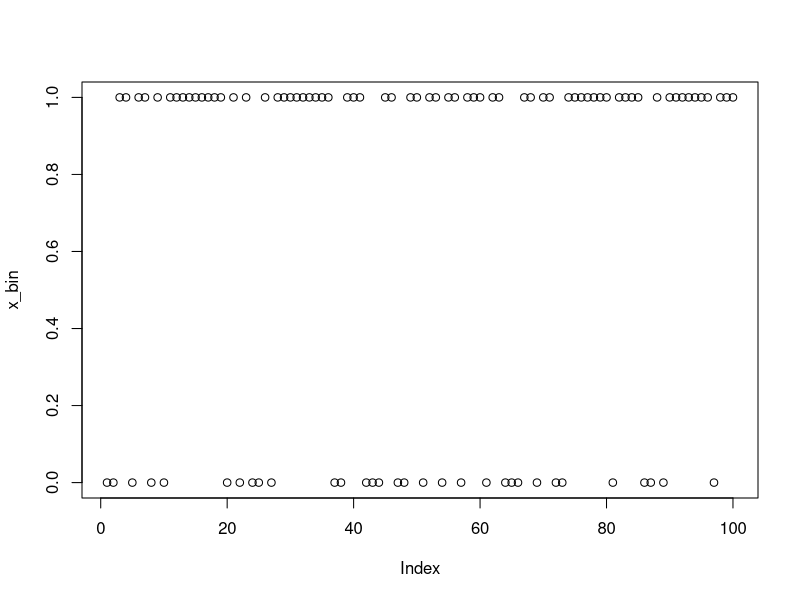
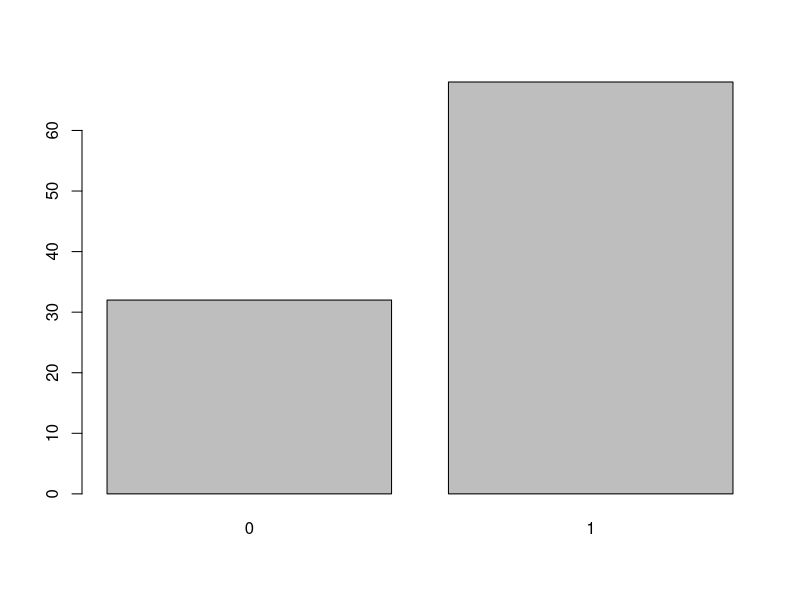
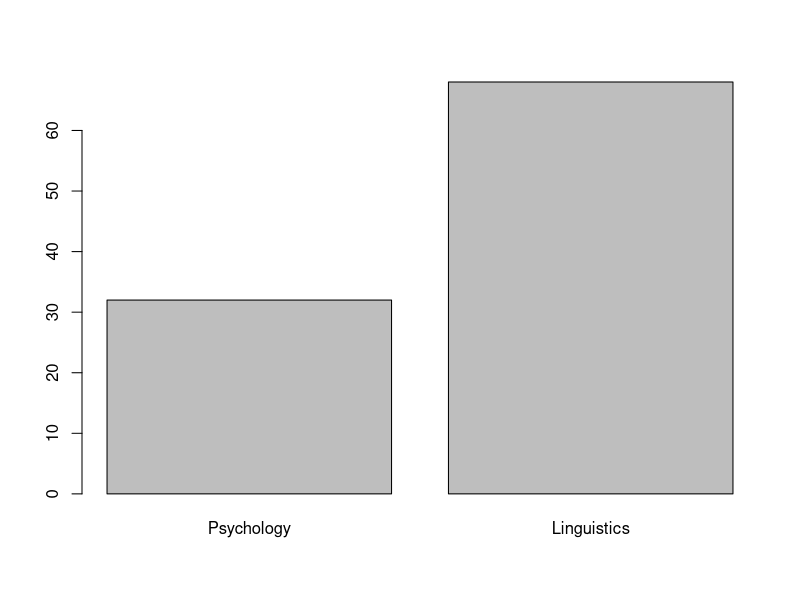
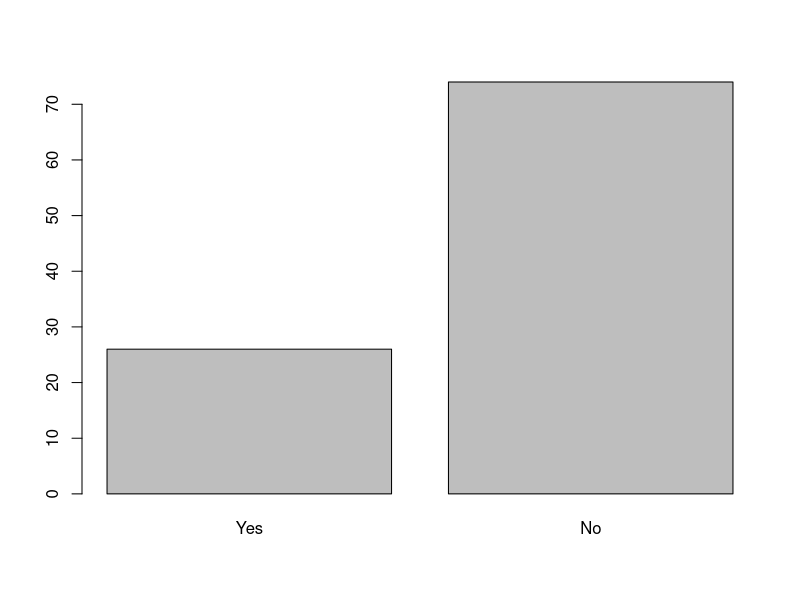
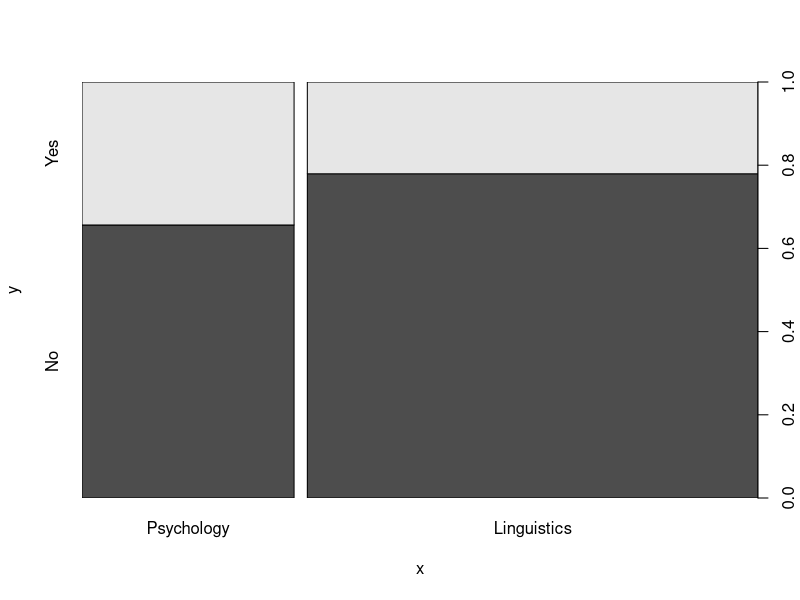
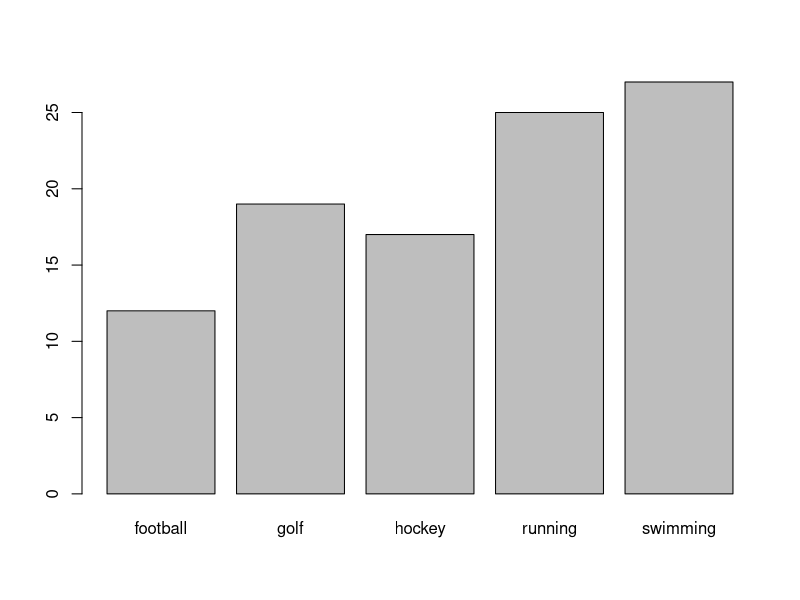
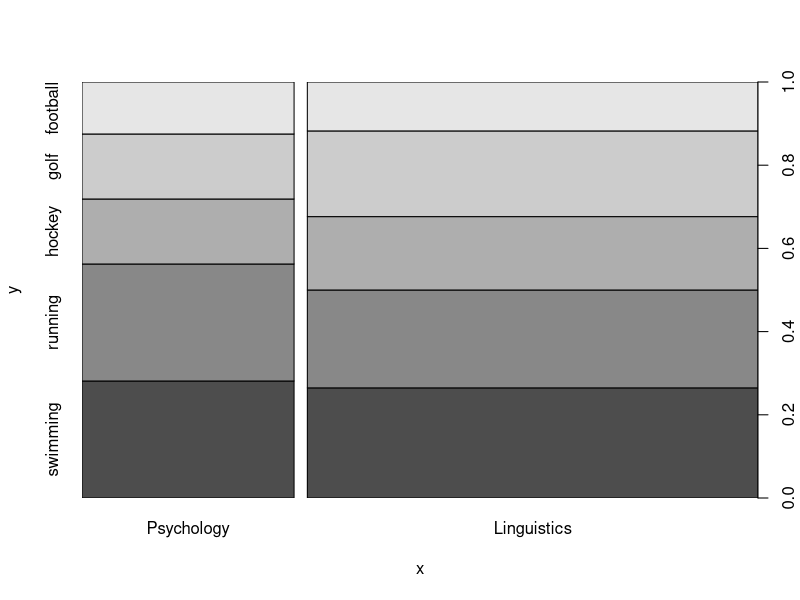
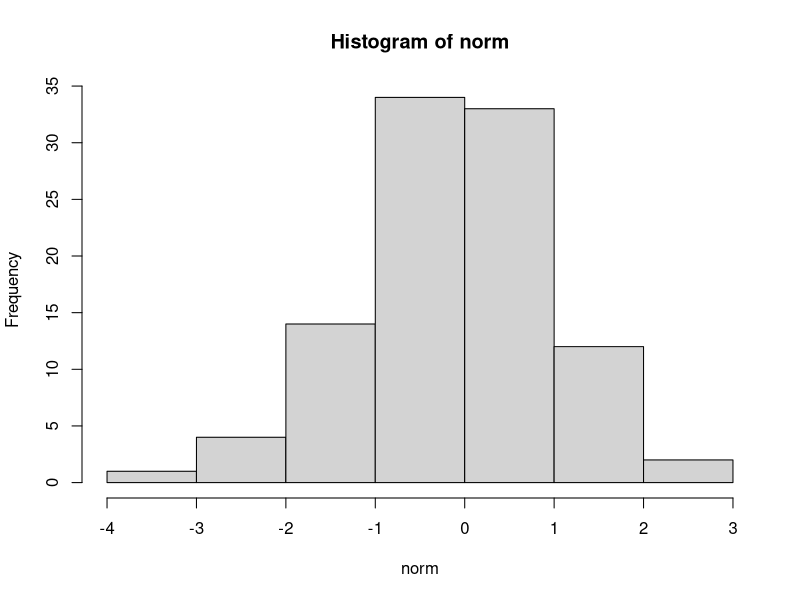

Recreate these plots in R, in order.
## ---- chunk 1
solution=TRUE
## ---- chunk 2
# Randomly Generate a Single Binary Variable
x_bin <- rbinom(100, 1, .6)
## ---- chunk 3
plot(x_bin)
## ---- chunk 4
is.factor(x_bin) #Asking R whether x_bin is being treated as a factor.
## ---- chunk 5
class(x_bin)
## ---- chunk 6
x_bin <- as.factor(x_bin)
is.factor(x_bin)
## ---- chunk 7
plot(x_bin)
## ---- chunk 8
table(x_bin) # this produces a frequency table for our variable
## ---- chunk 9
y_bin <- rbinom(100, 1, .75)
# look at the frequencies of 0 and 1
table(y_bin)
# tell R y_bin is a binary categorical variable
y_bin <- as.factor(y_bin)
# cbind() combines two columns into a single object, here called data
data <- cbind(x_bin, y_bin)
# shows the column and row names and the first few lines of data
head(data)
## ---- chunk 10
data[3, 2] #calls the value in the third row, second column of our data set
head(data) # which we can check by looking the top few rows of data
## ---- chunk 11
sum(data[ , 1] == 1)
## ---- chunk 12
table(data[ , 1]) #then we can check the answer using table()
## ---- chunk 13
colnames(data) <- c("programme", "over18") 
head(data) # we can then check the names have changed
## ---- chunk 14
# To manipulate our data, we first make it a data frame
data <- as.data.frame(data)

# Now we make sure our variable is recognised as a factor
data$programme <- as.factor(data$programme)
is.factor(data$programme)
## ---- chunk 15
levels(data$programme) 
## ---- chunk 16
levels(data$programme) <- c("Psychology", "Linguistics") 
## ---- chunk 17
data[, 2] <- as.factor(data[, 2])
is.factor(data[, 2])
levels(data[, 2])
levels(data[, 2]) <- c("Yes", "No")
## ---- chunk 18
plot(data$programme)
plot(data[, 2]) # indexing works too but notice axis labels
## ---- chunk 19
plot(data$programme, data$over18)
## ---- chunk 20
data$sport <- factor(sample(c("football", "running", "hockey", "golf", "swimming"),
                            100, replace = T))
## ---- chunk 21
plot(data$sport)
## ---- chunk 22
plot(data[, 1], data[, 3])
## ---- chunk 23
norm <- rnorm(100, 0, 1) # start by creating a random normal variable
initial_fitness <- cut(norm, 8)
initial_fitness <- as.numeric(initial_fitness)
## ---- chunk 24
class(initial_fitness)
## ---- chunk 25
hist(norm)
hist(initial_fitness)
## ---- chunk 26
barplot(table(as.numeric(cut(norm, 4))), xlab = "Categorised fitness")
## ---- chunk 27
fitness <- sample(initial_fitness, 100, replace = F)
## ---- chunk 28
head(initial_fitness)
head(fitness)
table(initial_fitness)
table(fitness)
## ---- chunk 29
data$fitness <- fitness # add fitness
## ---- chunk 30
data$weight <- sample(rnorm(100, 81, 12), replace = F)
hist(data$weight)
## ---- chunk 31
plot(density(data$weight))
## ---- chunk 32
plot(data$fitness, data$weight)
## ---- chunk 33
plot(norm, data$weight)
## ---- chunk 34
# I am using this here to remind myself how each of the variables is named in data
names(data)
boxplot(weight~programme, data = data)
## ---- chunk 35
# install.packages("psych")
library(psych)
describe(data)
## ---- chunk 36
# as we have seen, this gives frequencies
table(data$programme) 

# we can use quantile to give us the values at a given percentile of our variable
# here we select the 25th and 75th
quantile(data$weight, c(.25, .75))

# we could also use this to get the inter-quartile range
lower <- as.numeric(quantile(data$weight, c(.25)))
upper <- as.numeric(quantile(data$weight, c(.75)))
IQR <- upper-lower
IQR

# we can also get the mode. For multiple category variables, 
# we just want the largest value from the 2nd row of table()
table(data[, 4])
## ---- chunk 37
# first job, lets create an empty 2x2 matrix
empty <- matrix(nrow = 2, ncol = 2)
colnames(empty) <- c("Mean", "Skew") # and then give the columns names
rownames(empty) <- c("Weight", "Fitness") # and the rows names
empty # and lets take a look
## ---- chunk 38
descriptive <- describe(data)
descriptive # so lets take the mean of weight. 
descriptive[5, 3] # which is in the fifth row, third column.

# now we can add this to our matrix
empty[1, 1] <- descriptive[5, 3]
empty
## ---- chunk 39
# we can do 
empty[2, 1] <- descriptive[4, 3]
empty[1, 2] <- descriptive[5, 12]
empty[2, 2] <- descriptive[4, 12]
empty <- cbind(empty[ , 1], descriptive$sd[5:4], empty[ , 2])
colnames(empty) <- c("Mean", "SD", "Kurtosis")
empty # output is a matrix

# this also works
empty <- descriptive[5:4, c(3, 4, 12)]
names(empty) <- c("Mean", "SD", "Kurtosis")
row.names(empty) <- c("Weight", "Fitness")
empty # output is a data frame
## ---- chunk 40
# Let's start with labels
plot(norm, data[, 5], main = "Association Between \nFitness and Weight", 
     xlab = "Fitness Normal Distribution", ylab = "Weight")
## ---- chunk 41
plot(norm, data[, 5], main = "Association Between \nFitness and Weight", 
     xlab = expression(bold(Fitness~Normal~Distribution)), 
     ylab = expression(italic(Weight)))
## ---- chunk 42
y_coord <- data$weight[90] #take 90th element in weight
x_coord <- norm[90] # take 90th element in norm

# create a vector of weight values for elements 1 to 10
y2_coord <- data$weight[1:10]
x2_coord <- norm[1:10] # and the same for norm

plot(norm, data[, 5], main = "Association Between \nFitness and Weight", 
     xlab = expression(bold(Fitness~Normal~Distribution)),
     ylab = expression(italic(Weight)))
# we can then use points to adjust particular points give the co-ordinates above
points(x_coord, y_coord, pch = 15, col = "red")
points(x2_coord, y2_coord, pch = 15, col = "green")

## ---- chunk 43
plot(norm, data[, 5], main = "Association Between \nFitness and Weight", 
     xlab = expression(bold(Fitness~Normal~Distribution)),
     ylab = expression(italic(Weight)), 
     pch = 15, col = c("blue", "red")[data$programme])
## ---- chunk 44
plot(norm, data[, 5], main = "Association Between \nFitness and Weight", 
     xlab = expression(bold(Fitness~Normal~Distribution)),
     ylab = expression(italic(Weight)), 
     pch = 15, col = c("blue", "red"))
legend("topleft", legend = c("Psychology", "Linguistics"),
       col = c("blue", "red"), pch = c(15, 15))
## ---- chunk 45
plot(norm, data[, 5], main = "Association Between \nFitness and Weight", 
     xlab = expression(bold(Fitness~Normal~Distribution)),
     ylab = expression(italic(Weight)), 
     pch = 20, col = c("purple", "darkgreen"))
legend("bottomright", legend = c("Psychology", "Linguistics"),
       col = c("purple", "darkgreen"), pch = 20, 
       bty="n") # gets rid of the box around legent (box type = none)
## ---- chunk 46
plot(norm, data[, 5], main = "Association Between \nFitness and Weight", 
     xlab = expression(bold(Fitness~Normal~Distribution)),
     ylab = expression(italic(Weight)), 
     pch = 15, col = c("blue", "red"))
legend("topleft", legend = c("Psychology", "Linguistics"),
       col = c("blue", "red"), pch = c(15, 15))
abline(v = 0, col = "green", lwd = 2) # vertical line at norm = 0
# horizontal line at weight = 100
abline(h = 100, col = "black", lty = 5, lwd = 2)
# regression line linguists
abline(lm(data[, 5]~norm, subset = data$programme=="Linguistics"),
       col = "red", lwd = 2)
# regression line psychologists
abline(lm(data[, 5]~norm, subset = data$programme=="Psychology"),
       col = "blue", lwd = 2)
# lowess line of best fit
lines(lowess(norm, data[, 5]), col = "purple", lwd = 2)
## ---- chunk 47
hist(data$weight, main = "Histogram for Weight",
     xlab = "Weight", ylab = "Frequency", col = "red")
## ---- chunk 48
hist(data$weight, main = "Histogram for Weight",
     xlab = "Weight", ylab = "Frequency", col = "red", 
     axes = F) # this line removes the axes from the plot
## ---- chunk 49
hist(data$weight, main = "Histogram for Weight",
     xlab = "Weight", ylab = "Frequency", col = "red", 
     axes = F) # this puts an L shaped box (2 sides) onto our plot
box(bty = "L")
# we can use axis for each side to put the default check marks back
axis(side = 1, xpd = T)
axis(side = 2, xpd = T)
## ---- chunk 50
#install.packages("sm")
library(sm)
## ---- chunk 51
sm.density.compare(data$weight, data$programme, col = c("blue", "red"), lty = c(1, 2))
legend("topleft", levels(data$programme), lty = c(1, 2), col = c("blue", "red"))
## ---- chunk 52
# first we use the mfrow command to tell R we want to divide the plotting space
par(mfrow = c(2, 1))
# then we give it the two plots. 
# Automatically the first set of code plots the top plot, 
# the second the lower plot
sm.density.compare(data$weight, data$programme, col = c("blue", "red"), lty = c(1, 2))
legend("topleft", levels(data$programme), lty = c(1, 2), col = c("blue", "red"))

hist(data$weight, main = "Histogram for Weight",
     xlab = "Weight", ylab = "Frequency", col = "red")
## ---- chunk 53
# first we use the mfrow command to tell R we want to divide the plotting space
par(mfrow = c(2, 2))
# then we give it the two plots. 
# Automatically the first set of code plots the top plot, 
# the second the lower plot
sm.density.compare(data$weight, data$programme, col = c("blue", "red"), lty = c(1, 2))
legend("topleft", levels(data$programme), lty = c(1, 2), col = c("blue", "red"))

hist(data$weight, main = "Histogram for Weight",
     xlab = "Weight", ylab = "Frequency", col = "darkred")
plot(data$programme, main = "Bar chart for Programme",
     xlab = "Weight", ylab = "Frequency", col = "darkblue")
boxplot(data$weight ~ data$programme , main = "Boxplot for Weight by Programme",
     xlab = "Weight", ylab = "Frequency", col = "darkgreen")
par(mfrow = c(1, 1))
## ---- chunk 54
check <- par()
check$mar
## ---- chunk 55
# first we use the mfrow command to tell R we want to divide the plotting space
# then change margins
par(mfrow = c(2, 1), mar = c(3, 1, 1, 1))

# once graphical parameters are changed, you can create plots
sm.density.compare(data$weight, data$programme,
                   col = c("blue", "red"), lty = c(1, 2))
legend("topleft", levels(data$programme), lty = c(1, 2), col = c("blue", "red"))

hist(data$weight, main = "Histogram for Weight",
     xlab = "Weight", ylab = "Frequency", col = "red")
